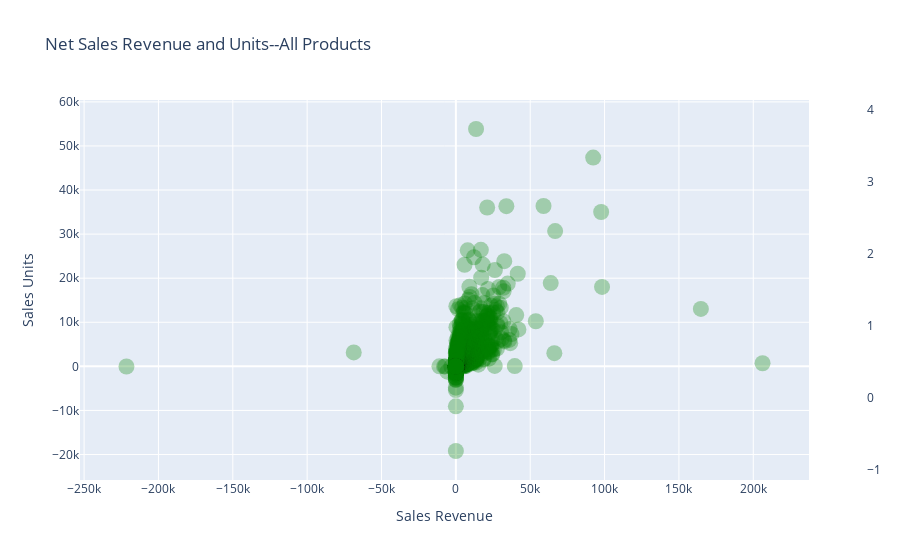

The code cell stored with this chart in its notebook:
### Code cell
fig11 = go.Figure(data=go.Scatter(
    x=for_scatter['Sales_(GBP)'],
    y = for_scatter['Quantity'],
    mode='markers',
    marker=dict(
        size=16,
        color='green', 
        colorscale=None,
        showscale=True,
        opacity=.3
        
    )
))

fig11.update_layout(
    yaxis_title='Sales Units',
    xaxis_title='Sales Revenue',
    title='Net Sales Revenue and Units--All Products',
    hovermode="x")

fig11.show(config=config)

### Figure 1 — Plotly figure (JSON) as saved in the notebook; plotly's stock layout.template omitted (floating-point values rounded to 4 significant figures; data arrays with more than 128 entries replaced by an {"elided": "..."} marker saying what was removed)
{"data": [{"marker": {"color": "green", "opacity": 0.3, "showscale": true, "size": 16}, "mode": "markers", "type": "scatter", "x": {"elided": "4792 float values"}, "y": {"elided": "4792 int values"}}], "layout": {"hovermode": "x", "title": {"text": "Net Sales Revenue and Units--All Products"}, "xaxis": {"title": {"text": "Sales Revenue"}}, "yaxis": {"title": {"text": "Sales Units"}}}}
